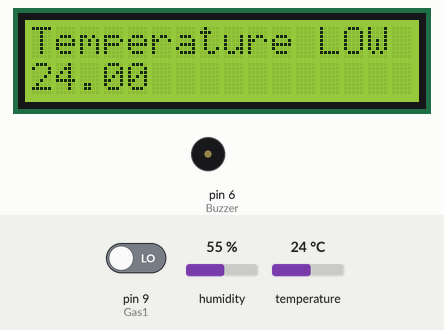
This sketch was run on a simulated Arduino Uno, built with avr-gcc and run on an emulated ATmega328P. Parts: 16×2 character LCD, buzzer (waves = sounding). Inputs (shaded band) come from the test bench; at power-on: pin 9 (Gas1) LOW, humidity 55 %, temperature 24 °C. What the sketch prints to the serial monitor is not drawn.

Above: at 1.2 s.
1.3 s: pin 9 (Gas1) driven HIGH
At 3.5 s:
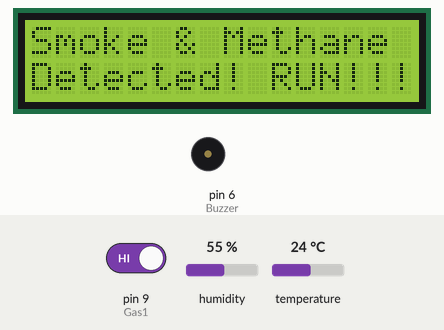
8.6 s: humidity set to 82 %
At 10.9 s:
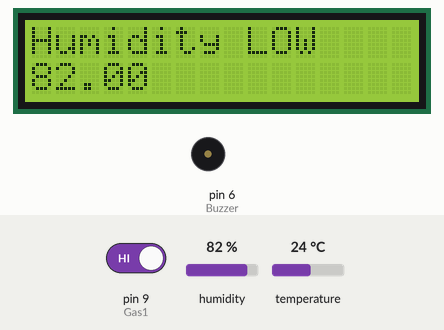
13.6 s: humidity set to 86 %
At 15.6 s:
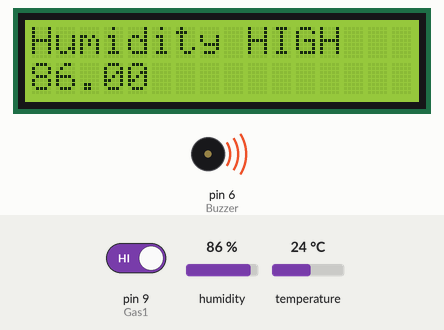
23.6 s: pin 9 (Gas1) driven LOW
At 25.6 s:
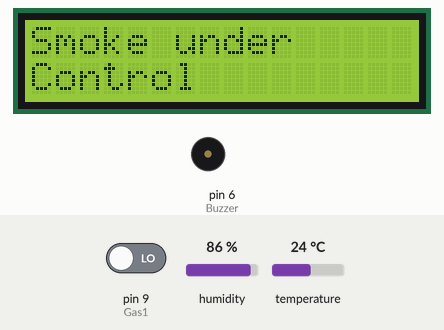
30.8 s: temperature set to 38 °C
At 34.0 s:
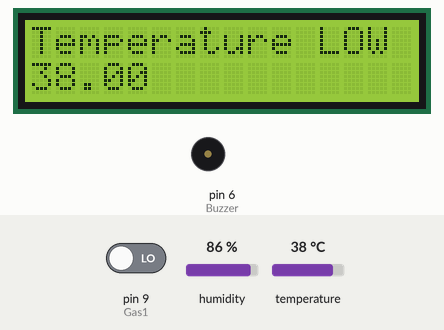
35.8 s: temperature set to 41 °C
At 39.1 s:
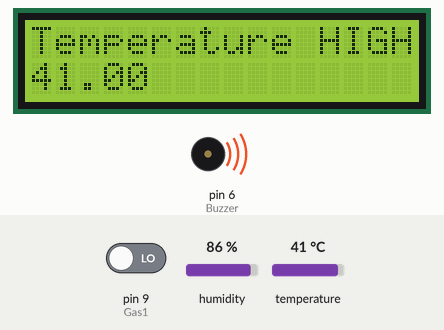
Timing chart, 0 to 46.8 s (numbered marks = the images above; inputs shaded):
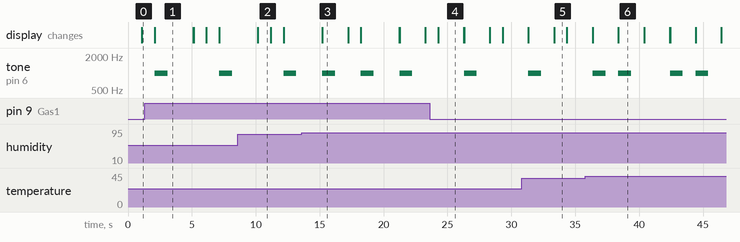

Measured:
- the behaviour switches between 84 and 85 % on humidity (found by bisection; images 2 and 3)
- the behaviour switches between 39 and 40 °C on temperature (found by bisection; images 5 and 6)
- after the input at 1.3 s, tone on pin 6 (Buzzer): alternates 1000 Hz for 1.0 s and silent for 4.0 s, starting after 0.80 s; the display: changes after 0.80 s (image 1)
- after the input at 13.6 s, tone on pin 6 (Buzzer): alternates 1000 Hz for 1.0 s and silent for 2.0 s, starting after 1.6 s; the display: first differs from a run without the input after 1.6 s (image 3)
- after the input at 23.6 s, the display: changes after 0.67 s (image 4)
- after the input at 35.8 s, the display: first differs from a run without the input after 2.6 s (image 6)
- what the display in image 1 shows lasts 3.0 s, from 2.1 s to 5.1 s

The sketch:

coal_mine_pollution_monitoring_system.ino
```cpp
#include <LiquidCrystal.h>
#include <DHT.h>

// Initialize sensors

//DHT11 init
#define DHTPIN 7
#define DHTTYPE DHT11

DHT dht(DHTPIN, DHTTYPE);

//LCD init
const int rs = 12, en = 11, d4 = 5, d5 = 4, d6 = 3, d7 = 2;
LiquidCrystal lcd(rs, en, d4, d5, d6, d7);

//Gas sensor init
int Gas1 = 9;
//int Gas2 = 8;

//Buzzer init
int Buzzer = 6;


void setup() {
  Serial.begin(9600);
  dht.begin();
  pinMode(Buzzer, OUTPUT);
  lcd.begin(16, 2);
}

void loop() {
  float h = dht.readHumidity();
  float t = dht.readTemperature();

  //Humidity Monitor
  if (h>=85){
      lcd.setCursor(0,0);
      lcd.print("Humidity HIGH");
      lcd.setCursor(0,1);
      lcd.print(h);
      Serial.print("Humidity = ");
      Serial.println(h);
      tone(Buzzer,1000);
      delay(1000);
      noTone(Buzzer);
    }
  else{
    lcd.setCursor(0,0);
    lcd.print("Humidity LOW");
    lcd.setCursor(0,1);
    lcd.print(h);
    Serial.print("Humidity = ");
    Serial.println(h);
    }
    delay(1000);
    lcd.clear();

  //Temperature Monitor
  if (t>=40){
    lcd.setCursor(0,0);
    lcd.print("Temperature HIGH");
    lcd.setCursor(0,1);
    lcd.print(t);
    Serial.print("Temperature = ");
    Serial.println(t);
    tone(Buzzer,1000);
    delay(1000);
    noTone(Buzzer);
    }
  else{
    lcd.setCursor(0,0);
    lcd.print("Temperature LOW");
    lcd.setCursor(0,1);
    lcd.print(t);
    Serial.print("Temperature = ");
    Serial.println(t);
    }
  delay(1000);
  lcd.clear();

  //Gas Monitor
  if (digitalRead(Gas1) == HIGH){
    lcd.setCursor(0,0);
    lcd.print("Smoke & Methane");
    lcd.setCursor(0,1);
    lcd.print("Detected! RUN!!!");
    Serial.print("Smoke and Methane Detected! RUN!!!");
    Serial.println(t);
    tone(Buzzer,1000);
    delay(1000);
    noTone(Buzzer);
    }
  else{
    lcd.setCursor(0,0);
    lcd.print("Smoke under");
    lcd.setCursor(0,1);
    lcd.print("Control");
    Serial.print("Smoke under control");
    Serial.println(t);
    }
  delay(2000);
  lcd.clear();
}
```
